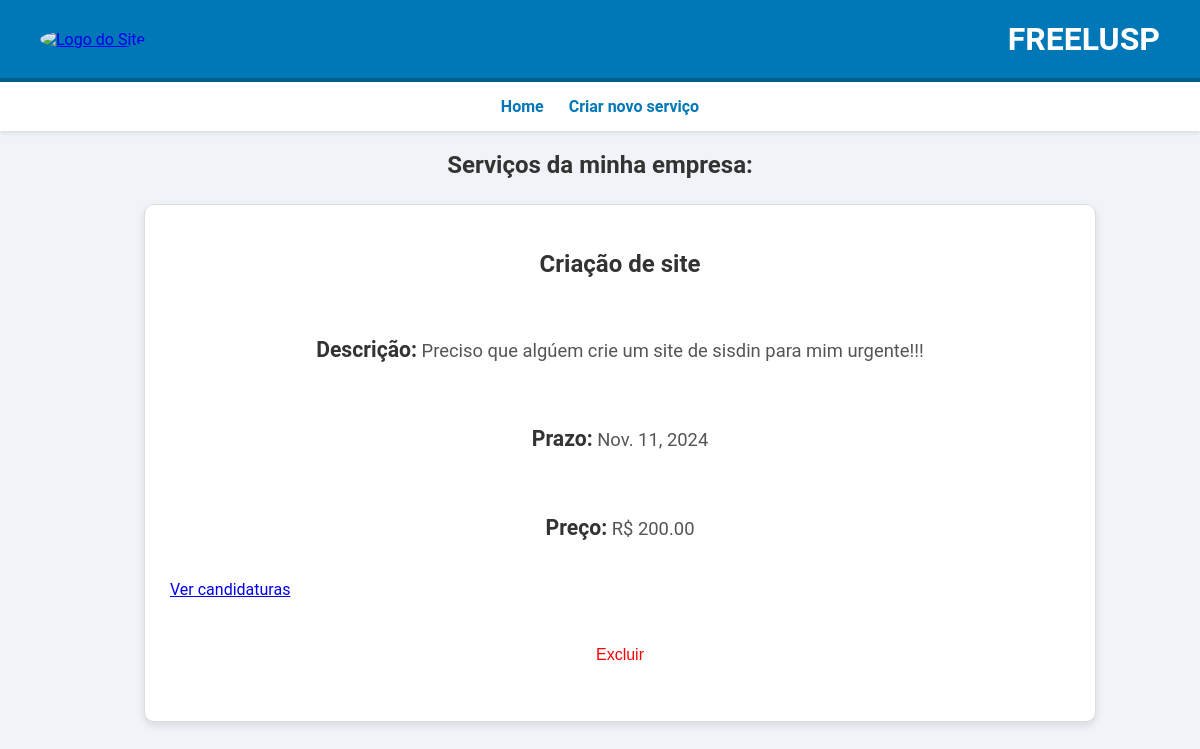
The app's page /servicos-da-empresa/ (signed in), older data.
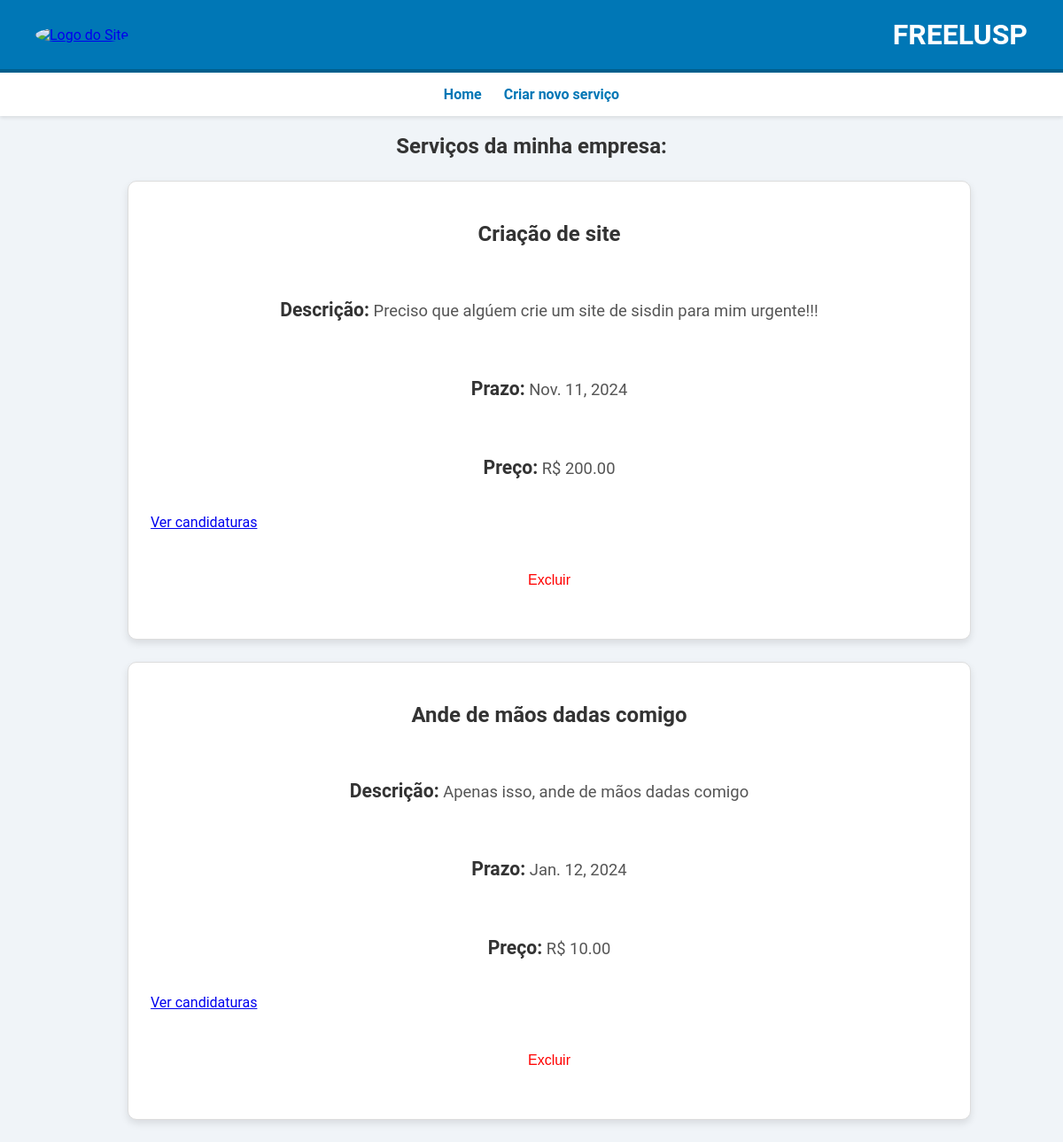
The same page, newer data.
### meu_app/models.py (models this page shows, shortened)
class Servico(models.Model):
    titulo = models.CharField(max_length=100)
    descricao = models.TextField()
    prazo = models.DateField()
    preco = models.DecimalField(max_digits=10, decimal_places=2)
    empresa = models.ForeignKey(Empresa, on_delete=models.CASCADE, related_name='servicos')

### meu_app/views.py (the view)
# urls.py: path('servicos-da-empresa/', views.listar_servicos, name='servicosDaEmpresa'),
def listar_servicos(request):
    if not request.user.is_company:
        return redirect('home')
    empresa = request.user.empresa
    servicos = Servico.objects.filter(empresa=empresa)
    return render(request, 'meu_app/servicosDaEmpresa.html', {'servicos': servicos})

### meu_app/templates/meu_app/servicosDaEmpresa.html (shortened to what this page needs)
{% extends 'base.html' %}
{% block content %}
<nav>
    <ul>
        <li><a href="{% url 'servicosDaEmpresa' %}">Home</a></li>
        <li><a href="{% url 'criar_servico' %}">Criar novo serviço</a></li>
    </ul>
</nav>
<h2>Serviços da minha empresa:
</h2>
<ul>
    {% for servico in servicos %}
    <li class="candidato-bloco">
        <h2>{{ servico.titulo }}</h2>
        <p><strong>Descrição:</strong> {{ servico.descricao }}</p>
        <p><strong>Prazo:</strong> {{ servico.prazo }}</p>
        <p><strong>Preço:</strong> R$ {{ servico.preco }}</p>
        <a href="{% url 'visualizar_candidaturas' servico.id %}">Ver candidaturas</a>
        <form action="{% url 'excluir_servico' servico.id %}" method="post" style="display:inline;" onsubmit="return confirm('Tem certeza que deseja excluir este serviço?');">
            <button type="submit" style="background:none; border:none; color:red; cursor:pointer;">Excluir</button>
        </form>
    </li>
    {% empty %}
    <p>Nenhum serviço disponível no momento.</p>
    {% endfor %}
</ul>
{% endblock content %}

Row changes from the older to the newer data that the page shows:
added Servico: titulo "Ande de mãos dadas comigo", descricao "Apenas isso, ande de mãos dadas comigo", prazo "Jan. 12, 2024", preco "10.00"
